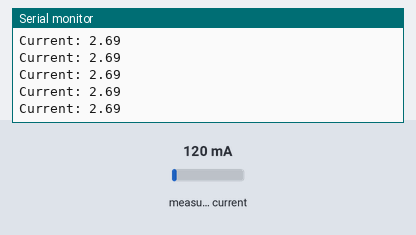
The sketch below on a simulated Arduino Uno, built with avr-gcc and run on an emulated ATmega328P. On the bench: the last lines printed to the serial monitor. The test bench sets the inputs (shaded band); at power-on: measured current 120 mA.

Above: at 1.2 s.
1.3 s: measured current set to 40 mA
At 1.57 s:
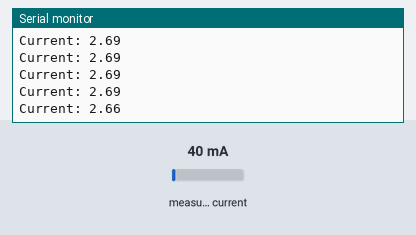
2.8 s: measured current set to 500 mA
At 2.83 s:
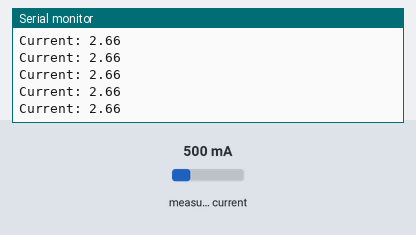
Timing chart, 0 to 5.8 s (numbered marks = the images above; inputs shaded):
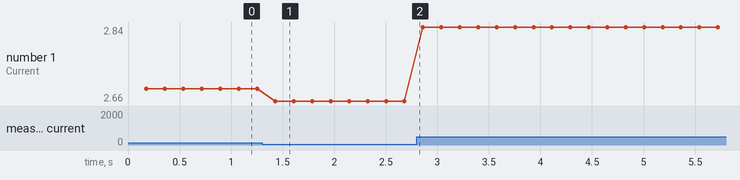

The sketch:

Sensor_Efeito_Hall.ino
```cpp
// (licence header left out)
#include "EmonLib.h"                   // Include Emon Library
EnergyMonitor emon1;                   // Create an instance
float current = 0.0;
void setup()
{
  Serial.begin(9600);

  emon1.current(35, 14);             // Current: input pin, calibration. 2000/33 = 60.6
}

void loop()
{
  double Irms = emon1.calcIrms(1480);  // Calculate Irms only

  //Serial.println(Irms);		       // Irms
  Serial.print("Current: ");
  current = (1/2.6)*Irms+2.643;
  Serial.println(current);
}
```

Measured:
- after the input at 1.3 s, the serial monitor: prints a new line after 0.13 s (image 1)
- plotted number 1: 2.69 → 2.66 after the input at 1.3 s, 2.66 → 2.84 after the input at 2.8 s
